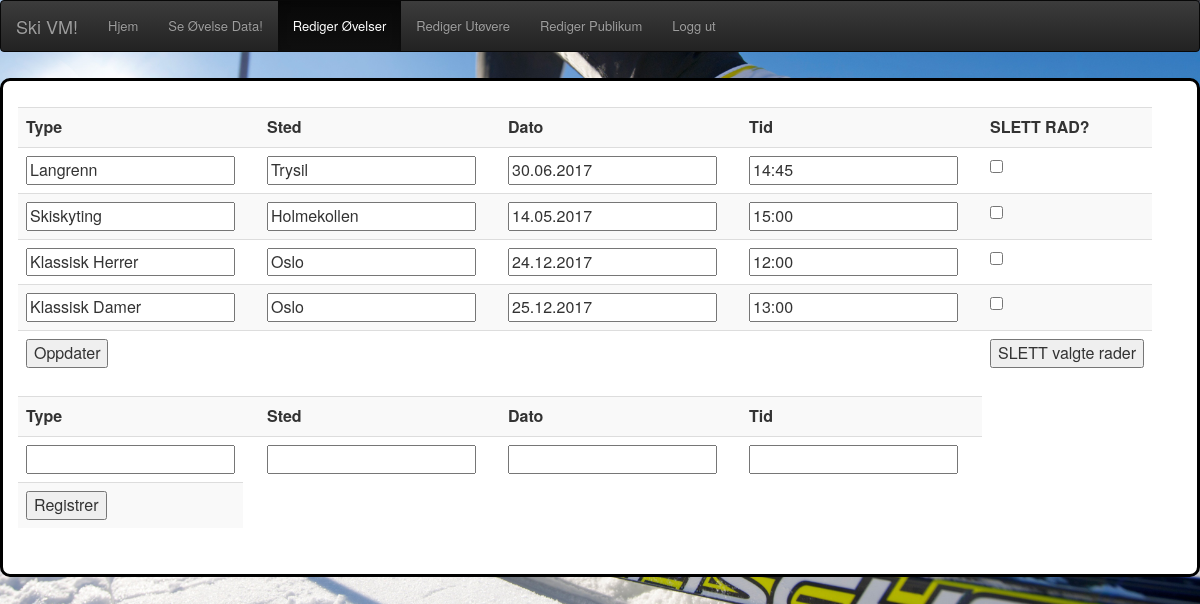
The page /OvelseRedigering.php (signed in) on the database its author committed.
### tables this page shows
CREATE TABLE `ovelse` (
  `ovelseid` int(11) NOT NULL,
  `type` varchar(30) NOT NULL,
  `sted` varchar(30) NOT NULL,
  `dato` varchar(30) NOT NULL,
  `tid` varchar(30) NOT NULL
);

### OvelseRedigering.php (the view, shortened to what this page needs)
<html>
    <head>
        <link rel="stylesheet" href="https://maxcdn.bootstrapcdn.com/bootstrap/3.3.7/css/bootstrap.min.css">
        <link rel="stylesheet" href="https://maxcdn.bootstrapcdn.com/bootstrap/3.3.7/css/bootstrap-theme.min.css">
    </head>
    <body>
        <nav class="navbar navbar-inverse">
            <div class="container-fluid">
                <div class="navbar-header">
                    <a class="navbar-brand">Ski VM!</a>
                </div>
                <ul class="nav navbar-nav">
                    <li><a href="index.php">Hjem</a></li>
                    <li><a href="Side4.php">Se Øvelse Data!</a></li>
                    <?php
                    if (isset($_SESSION["verifisering"])) {
                        if ($_SESSION["verifisering"] == true) {
                            echo '<li class="active"><a href="OvelseRedigering.php">Rediger Øvelser</a></li>';
                        }
                    }
                    ?>
                    <?php
                    if (isset($_SESSION["verifisering"])) {
                        if ($_SESSION["verifisering"] == true) {
                            echo '<li><a href="UtoverRedigering.php">Rediger Utøvere</a></li>';
                        }
                    }
                    ?>
                    <?php
                    if (isset($_SESSION["verifisering"])) {
                        if ($_SESSION["verifisering"] == true) {
                            echo '<li><a href="PublikumRedigering.php">Rediger Publikum</a></li>';
                        }
                    }
                    ?>
                    <?php
                    if (isset($_SESSION["verifisering"])) {
                        if ($_SESSION["verifisering"] == true) {
                            echo '<li><a href="loggut.php">Logg ut</a></li>';
                        }
                    }
                    ?>
                </ul>
            </div>
        </nav>
        <div class="col-centered">
            <div class="col-md-8">
                <?php
                $radteller = 0;
                $db = mysqli_connect("student.cs.hioa.no", "s315692", "", "s315692");
                $sqlForm = "SELECT type, sted, dato, tid FROM ovelse";
                $resultatForm = mysqli_query($db, $sqlForm);
                if (mysqli_num_rows($resultatForm) > 0) {
                    echo '<form action="" name="skjema" method="post" onsubmit="return valider_alle()">'
                    . '<table width="auto" class="table table-striped">'
                    . '<tr><th>Type</th><th></th><th>Sted</th><th></th><th>Dato</th><th></th><th>Tid</th><th></th><th>SLETT RAD?</th></tr>';
                    while ($rad = $resultatForm->fetch_assoc()) {
                        echo '<tr><td> <input type="text" value="' . $rad["type"] . '" name="type' . $radteller . '" onchange="valider_type' . $radteller . '()"> </td>
                    <td><div id="feiltype' . $radteller . '" style="color:red;"></div></td>
                    <td> <input type="text" value="' . $rad["sted"] . '" name="sted' . $radteller . '" onchange="valider_sted' . $radteller . '()"> </td>
                    <td><div id="feilsted' . $radteller . '" style="color:red;"></div></td>
                    <td> <input type="text" value="' . $rad["dato"] . '" name="dato' . $radteller . '" onchange="valider_dato' . $radteller . '()"> </td>
                    <td><div id="feildato' . $radteller . '" style="color:red;"></div></td>
                    <td> <input type="text" value="' . $rad["tid"] . '" name="tid' . $radteller . '" onchange="valider_tid' . $radteller . '()"> </td>
                    <td><div id="feiltid' . $radteller . '" style="color:red;"></div></td>
                    <td><input type="checkbox" name="check_list[]" value="' . $radteller . '"></td></tr>';
                        $radteller++;
                    }
                    echo "<tr>"
                    . "<td><input type=\"submit\" value=\"Oppdater\" name=\"oppdater\"/></td>"
                    . "<td></td><td></td><td></td><td></td><td></td><td></td><td></td>"
                    . "<td><input type=\"submit\" value=\"SLETT valgte rader\" name=\"slett\"/></td>"
                    . "</tr>"
                    . "</table>"
                    . "</form>";
                } else {
                    echo "Ingen verdier i databasen";
                }
                ?>
                <form action="" name="ovelseReg" method="post" onsubmit="return valider_ovreg()">
                    <table width="auto" class="table table-striped">
                        <tr><th>Type</th><th></th><th>Sted</th><th></th><th>Dato</th><th></th><th>Tid</th><th></th></tr>
                        <tr><td> <input type="text" name="type" onchange="valider_type()"> </td>
                            <td><div id="feiltype" style="color:red;"></div></td>
                            <td> <input type="text" name="sted" onchange="valider_sted()" > </td>
                            <td><div id="feilsted" style="color:red;"></div></td>
                            <td> <input type="text" name="dato" onchange="valider_dato()" > </td>
                            <td><div id="feildato" style="color:red;"></div></td>
                            <td> <input type="text" name="tid" onchange="valider_tid()" > </td>
                            <td><div id="feiltid" style="color:red;"></div></td> </tr>
                        <tr>
                            <td><input type="submit" value="Registrer" name="ovelseregistrer"/></td>
                        </tr>
                    </table>
                </form>

### OvelseRedigering.php (style rules this page uses)
table { table: table-striped table-inverse; }
body { margin: 0; background: url("bakgrunn.jpg"); background-size: 100%; background-repeat:no-repeat; background-attachment: fixed; display: compact; font: 13px/18px "Helvetica Neue", Helvetica, Arial, sans-serif; }
.col-centered { float: none; margin: 2em auto; background:rgb(255,255,255); border-radius: 10px; border: 3px solid black; }
.col-md-8 { display: inline-block; float: none; margin: 2em auto; background:rgb(255,255,255); border-radius: 10px; }

### rows shown on the page
ovelse: type "Langrenn", sted0 "Trysil", dato "30.06.2017", tid "14:45"
ovelse: type "Skiskyting", sted "Holmekollen", dato "14.05.2017", tid "15:00"
ovelse: type "Klassisk Herrer", sted "Oslo", dato "24.12.2017", tid "12:00"
ovelse: type "Klassisk Damer", sted "Oslo", dato "25.12.2017", tid "13:00"
